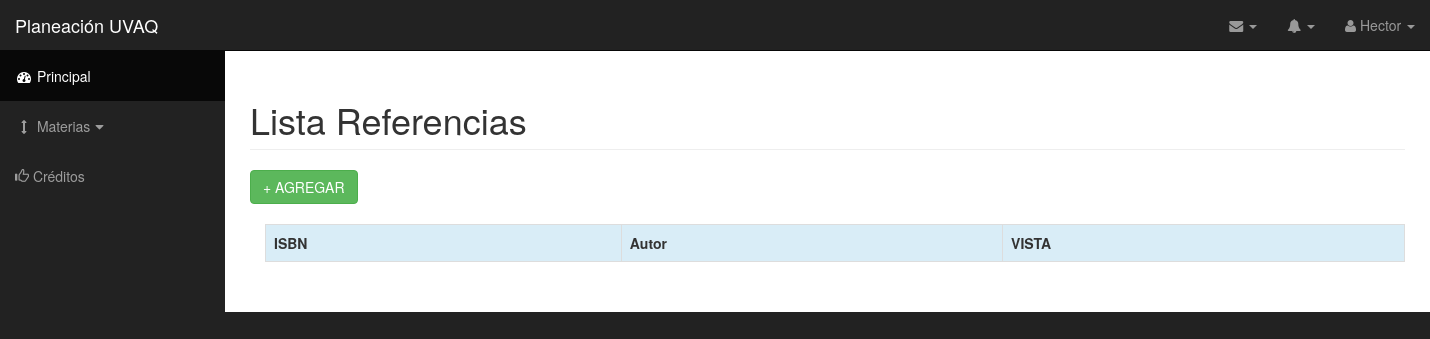
The app's page /referencias.php (signed in), older data.
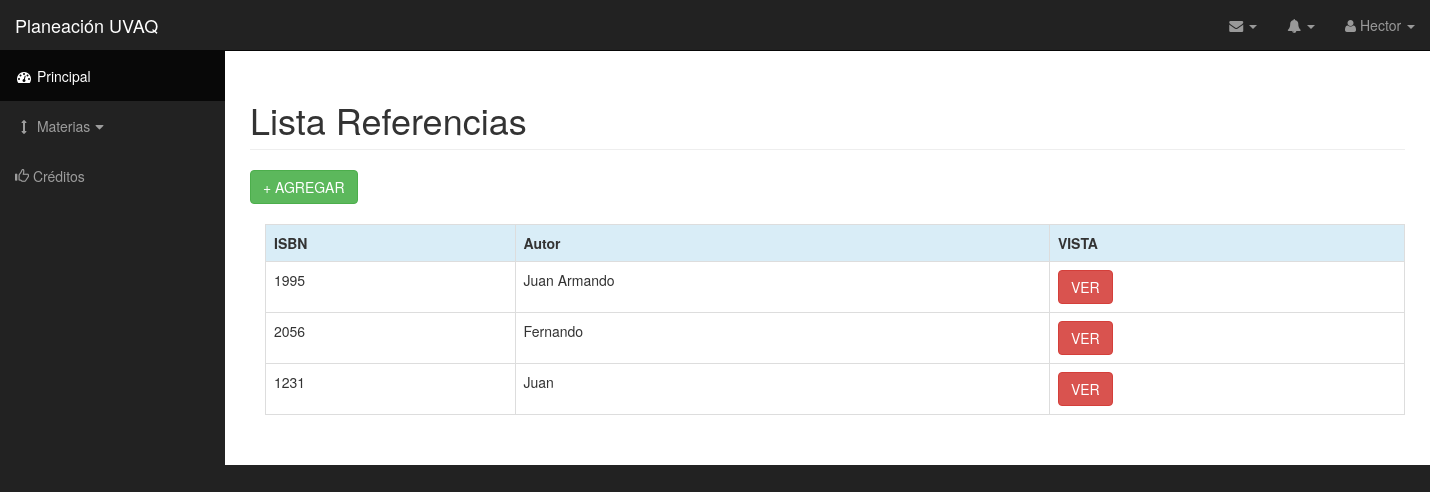
The same page, newer data.
### tables this page shows
CREATE TABLE `usuarios` (
  `id_usuario` int(11) NOT NULL,
  `usuario` varchar(20) NOT NULL,
  `nombre` varchar(40) NOT NULL,
  `apellido` varchar(40) NOT NULL,
  `pass` varchar(40) NOT NULL,
  `correo` varchar(50) NOT NULL,
  `grado_academ` varchar(50) NOT NULL,
  `formacion` varchar(40) NOT NULL,
  `admin` int(1) NOT NULL,
  `director` int(11) NOT NULL
);

CREATE TABLE `referencias` (
  `id_referencia` int(11) NOT NULL,
  `isbn` varchar(30) NOT NULL,
  `autor` varchar(80) NOT NULL,
  `fecha` date NOT NULL,
  `titulo` varchar(80) NOT NULL,
  `editorial` varchar(50) NOT NULL
);

### referencias.php (the view, shortened to what this page needs)
<?php
include("conect.php");
$sqlRef = mysqli_query($link, "SELECT * FROM referencias");
 ?>
<!DOCTYPE html>
<html lang="en">
    <?php include('head.php'); ?>
    <body>
        <div id="wrapper">
            <nav class="navbar navbar-inverse navbar-fixed-top" role="navigation">
                <?php include("navbarHeader.php"); include("sidebar.php"); ?>
            </nav>
            <div id="page-wrapper">
                <div class="container-fluid">
                <h1 class="page-header">Lista Referencias</h1>
                <a href="#agregarRef" class="btn btn-success" data-toggle="modal">+ AGREGAR</a><br><br>
                    <section class="container">
                        <div class="container-page">
                            <div class=" table table-responsive ">
                                <table class="table table-responsive table-bordered">
                                    <tr class="info">
                                        <th>ISBN</th>
                                        <th>Autor</th>
                                        <th>VISTA</th>
                                    </tr>
                                    <?php
                                    while ($row = mysqli_fetch_row($sqlRef)) {
                                        ?>
                                        <tr>
                                            <td> <?php echo $row["1"] ?></td>
                                            <td> <?php echo $row["2"] ?></td>
                                            <td><input type="button" name="viewRef" id="<?php echo $row["0"]; ?>" class="view_data btn btn-danger" value="VER"></td>
                                        </tr>
                                        <?php
                                    }
                                     ?>
                                </table>
                            </div>
                        </div>
                    </section>
                </div>
            </div>
        </div>
    </body>
</html>

### head.php (shortened to what this page needs)
<head>
    <link href="css/bootstrap.min.css" rel="stylesheet">
    <link href="css/sb-admin.css" rel="stylesheet">
    <link href="font-awesome/css/font-awesome.min.css" rel="stylesheet" type="text/css">
    <link rel="stylesheet" href="css/bootstrap-select.min.css">
</head>

### navbarHeader.php (shortened to what this page needs)
<?php
$sql = "SELECT nombre FROM usuarios WHERE id_usuario = $_SESSION[id_usuario]";
$res= @mysql_query($sql) or die(mysql_error());
$data = mysql_fetch_assoc($res);
?>
<div class="navbar-header">
    <a class="navbar-brand" href="index.php">Planeación UVAQ</a>
</div>
<ul class="nav navbar-right top-nav">
    <li class="dropdown">
        <a href="#" class="dropdown-toggle" data-toggle="dropdown"><i class="fa fa-envelope"></i> <b class="caret"></b></a>
    </li>
    <li class="dropdown">
        <a href="#" class="dropdown-toggle" data-toggle="dropdown"><i class="fa fa-bell"></i> <b class="caret"></b></a>
    </li>
    <li class="dropdown">
        <a href="#" class="dropdown-toggle" data-toggle="dropdown"><i class="fa fa-user"></i> <?php echo $data['nombre']; ?> <b class="caret"></b></a>
    </li>
</ul>

### sidebar.php (shortened to what this page needs)
<div class="collapse navbar-collapse navbar-ex1-collapse">
    <ul class="nav navbar-nav side-nav">
        <li class="active">
            <a href="index.php"><i class="fa fa-fw fa-dashboard"></i> Principal</a>
        </li>
        <li>
            <a href="javascript:;" data-toggle="collapse" data-target="#demo"><i class="fa fa-fw fa-arrows-v"></i> Materias<i class="fa fa-fw fa-caret-down"></i></a>
        </li>
        <li>
            <a href="creditos.php"><i class="glyphicon glyphicon-thumbs-up"></i> Créditos</a>
        </li>
    </ul>
</div>

### css/sb-admin.css (style rules this page uses)
body { margin-top: 100px; background-color: #222; }
@media (min-width:768px) { body { margin-top: 50px; } }
#wrapper { padding-left: 0; }
#page-wrapper { width: 100%; padding: 0; background-color: #fff; }
@media (min-width:768px) { #wrapper { padding-left: 225px; } }
@media (min-width:768px) { #page-wrapper { padding: 10px; } }
.top-nav { padding: 0 15px; }
.top-nav>li { display: inline-block; float: left; }
.top-nav>li>a { padding-top: 15px; padding-bottom: 15px; line-height: 20px; color: #999; }
@media (min-width:768px) { .side-nav { position: fixed; top: 51px; left: 225px; width: 225px; margin-left: -225px; border: none; border-radius: 0; overflow-y: auto; background-color: #222; bottom: 0; overflow-x: hidden; padding-bottom: 40px; } }
@media (min-width:768px) { .side-nav>li>a { width: 225px; } }

Row changes from the older to the newer data that the page shows:
added referencias: isbn "1995", autor "Juan Armando"
added referencias: isbn "2056", autor "Fernando"
added referencias: isbn "1231", autor "Juan"
